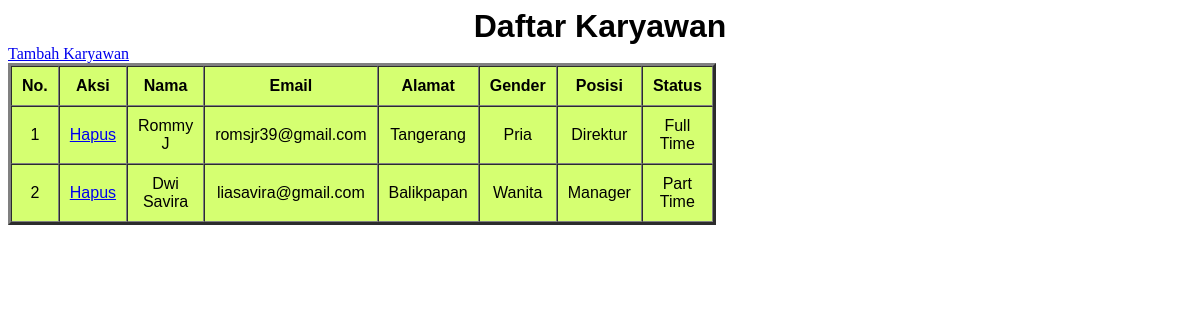
The page / on the database its author committed.
### tables this page shows
CREATE TABLE `karyawan` (
  `id` int(11) NOT NULL,
  `nama` varchar(255) NOT NULL,
  `email` varchar(255) NOT NULL,
  `alamat` varchar(255) NOT NULL,
  `gender` varchar(255) NOT NULL,
  `posisi` varchar(255) NOT NULL,
  `status` varchar(255) NOT NULL
  
);

### functions.php (called while the page is built, shortened)
<?php
        $conn = mysqli_connect("localhost", "root", "", "praktikum_9");
        function query($query){
            global $conn;
            $data = mysqli_query($conn, $query);
            $yaKaryawan = [];
            while( $karyawan = mysqli_fetch_assoc($data) ) {
                $yaKaryawan[] = $karyawan;
            }
            return $yaKaryawan;
        }

### index.php (the view, shortened to what this page needs)
<?php
require 'functions.php';
$karyawan = query("SELECT * FROM karyawan");
?>
<!DOCTYPE html>
<html lang="en">
<head>
    <link rel="stylesheet" type="text/css" href="style.css">
</head>
<body>
    <h1 class="judul"> Daftar Karyawan</h1>
    <a href="tambah.php">Tambah Karyawan</a>
    <br>
    <table border="3" cellpadding="10" cellspacing="0" class="tdl">
        <tr>
            <th>
                No.
            </th>
            <th>Aksi</th>
            <th>Nama</th>
            <th>Email</th>
            <th>Alamat</th>
            <th>Gender</th>
            <th>Posisi</th>
            <th>Status</th>
        </tr>
        <?php foreach ($karyawan as $item) : ?>
            <tr>
                <td><?= $item["id"] ?></td>
                <td><a href="hapus.php?id=<?= $item["id"]; ?>" onclick="return confirm('yakin?')">Hapus</a></td>
                <td><?= $item["nama"] ?></td>
                <td><?= $item["email"] ?></td>
                <td><?= $item["alamat"] ?></td>
                <td><?= $item["gender"] ?></td>
                <td><?= $item["posisi"] ?></td>
                <td><?= $item["status"] ?></td>
            </tr>
        <?php endforeach ?>
    </table>
</body>
</html>

### style.css (style rules this page uses)
.judul { width: auto; height: auto; list-style: georgian; margin: auto; font-size: xx-large; font-family: Arial, Helvetica, sans-serif; text-align: center; }
.tdl { table-layout: auto; text-align: center; background: rgb(213, 255, 113); width: 200px; font-family: Arial, Helvetica, sans-serif; }

### rows shown on the page
karyawan: id "1", nama "Rommy J", email "romsjr39@gmail.com", alamat "Tangerang", gender "Pria", posisi "Direktur", status "Full Time"
karyawan: id "2", nama "Dwi Savira", email "liasavira@gmail.com", alamat "Balikpapan", gender "Wanita", posisi "Manager", status "Part Time"
